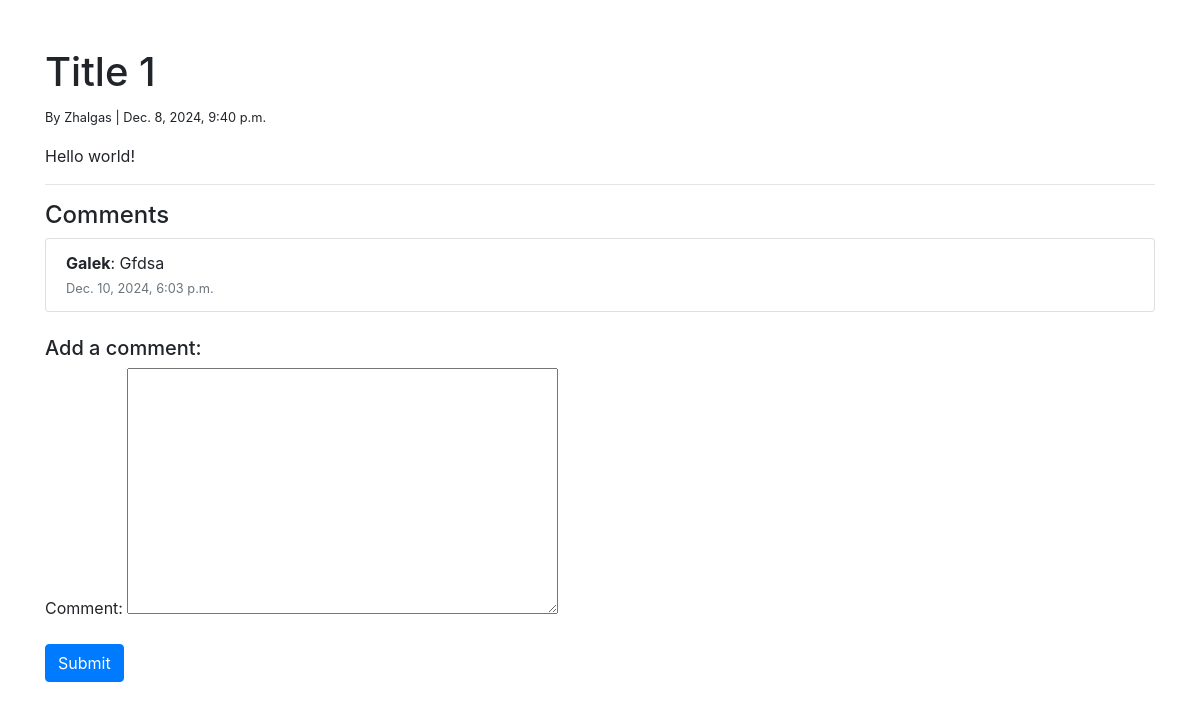
Screenshot of /api/news/1/ (signed in) with the database file from the repository.
### news/models.py (models this page shows, shortened)
class News(models.Model):
    title = models.CharField(max_length=255, verbose_name="title")
    content = models.TextField(verbose_name="content")
    author = models.ForeignKey(User, on_delete=models.CASCADE, verbose_name="author")
    created_at = models.DateTimeField(auto_now_add=True, verbose_name="date of created")
    class Meta:
        verbose_name = "News"
        verbose_name_plural = "News"

class Comment(models.Model):
    news = models.ForeignKey(News, on_delete=models.CASCADE, related_name="comments", verbose_name="news")
    author = models.ForeignKey(User, on_delete=models.CASCADE, verbose_name="author")
    content = models.TextField(verbose_name="comment")
    created_at = models.DateTimeField(auto_now_add=True, verbose_name="date of created")
    class Meta:
        verbose_name = "Comment"
        verbose_name_plural = "Comments"

### news/views.py (the view)
# urls.py: path('<int:news_id>/', news_detail, name='news_detail'),
def news_detail(request, news_id):
    news_item = get_object_or_404(News, id=news_id)
    comments = news_item.comments.all()
    if request.method == "POST":
        form = CommentForm(request.POST)
        if form.is_valid():
            comment = form.save(commit=False)
            comment.news = news_item
            comment.author = request.user
            comment.save()
            return redirect('news_detail', news_id=news_id)
    else:
        form = CommentForm()
    return render(request, 'news/new_detail.html', {
        'news': news_item,
        'comments': comments,
        'form': form
    })

### news/forms.py
class CommentForm(forms.ModelForm):
    class Meta:
        model = Comment
        fields = ['content']

### news/templates/news/new_detail.html (shortened to what this page needs)
<!DOCTYPE html>
<html lang="en">
<head>
    <link href="https://stackpath.bootstrapcdn.com/bootstrap/4.5.2/css/bootstrap.min.css" rel="stylesheet">
</head>
<body>
<div class="container mt-5">
    <h1>{{ news.title }}</h1>
    <small>By {{ news.author }} | {{ news.created_at }}</small>
    <p class="mt-3">{{ news.content }}</p>
    <hr>
    <h4>Comments</h4>
    <ul class="list-group mb-4">
        {% for comment in comments %}
            <li class="list-group-item">
                <strong>{{ comment.author.username }}</strong>: {{ comment.content }}
                <br>
                <small class="text-muted">{{ comment.created_at }}</small>
            </li>
        {% empty %}
            <li class="list-group-item">No comments yet. Be the first to comment!</li>
        {% endfor %}
    </ul>
    {% if request.user.is_authenticated %}
        <h5>Add a comment:</h5>
        <form method="post">
            {{ form.as_p }}
            <button type="submit" class="btn btn-primary">Submit</button>
        </form>
    {% else %}
        <p><a href="{% url 'login' %}">Login</a> to add a comment.</p>
    {% endif %}
</div>
</body>
</html>

### rows the page displays
News: title "Title 1", author "Zhalgas", created_at "Dec. 8, 2024, 9:40 p.m.", content "Hello world!"
Comment: author.username "Galek", content "Gfdsa", created_at "Dec. 10, 2024, 6:03 p.m."
